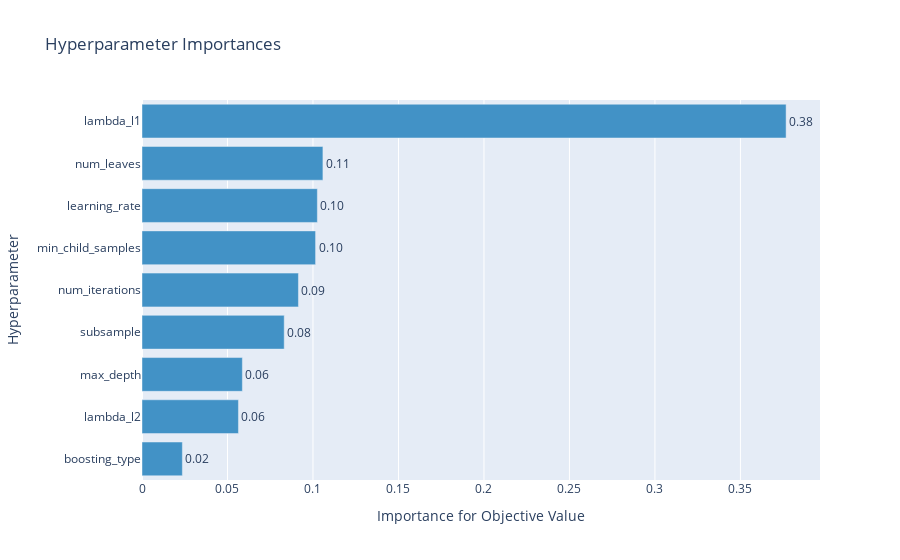

The code cell stored with this chart in its notebook:
### Code cell
##### hyperparameter importance #####
start = time.time()

#importances = optuna.importance.get_param_importances(study)
#importances.optuna.importance.get_param_importances(study, evaluator = optuna.importance.FanovaImportanceEvaluator())

importance_fig = optuna.visualization.plot_param_importances(study)
importance_fig.show()

end = time.time()
print("\nRun Time：%f seconds" % (end - start))

### Figure 1 — Plotly figure (JSON) as saved in the notebook; plotly's stock layout.template omitted (floating-point values rounded to 4 significant figures)
{"data": [{"cliponaxis": false, "hovertemplate": ["boosting_type (CategoricalDistribution): 0.02360824915390975<extra></extra>", "lambda_l2 (LogUniformDistribution): 0.05641037843453693<extra></extra>", "max_depth (IntUniformDistribution): 0.05870534361298223<extra></extra>", "subsample (DiscreteUniformDistribution): 0.08317196375231778<extra></extra>", "num_iterations (IntUniformDistribution): 0.09149472231420742<extra></extra>", "min_child_samples (IntUniformDistribution): 0.10151990965271808<extra></extra>", "learning_rate (DiscreteUniformDistribution): 0.10256292146807822<extra></extra>", "num_leaves (IntUniformDistribution): 0.10581291666830839<extra></extra>", "lambda_l1 (LogUniformDistribution): 0.37671359494294115<extra></extra>"], "marker": {"color": "rgb(66,146,198)"}, "orientation": "h", "text": ["0.02360824915390975", "0.05641037843453693", "0.05870534361298223", "0.08317196375231778", "0.09149472231420742", "0.10151990965271808", "0.10256292146807822", "0.10581291666830839", "0.37671359494294115"], "textposition": "outside", "texttemplate": "%{text:.2f}", "type": "bar", "x": [0.02361, 0.05641, 0.05871, 0.08317, 0.09149, 0.1015, 0.1026, 0.1058, 0.3767], "y": ["boosting_type", "lambda_l2", "max_depth", "subsample", "num_iterations", "min_child_samples", "learning_rate", "num_leaves", "lambda_l1"]}], "layout": {"showlegend": false, "title": {"text": "Hyperparameter Importances"}, "xaxis": {"title": {"text": "Importance for Objective Value"}}, "yaxis": {"title": {"text": "Hyperparameter"}}}}
